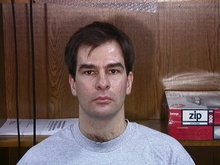
%> input picture TCVNAM/01.jpg, 220 x 165 px, shrunk from 640 x 480 before the run
$ octave TCVNAM_symmetry.m   (GNU Octave 9; MATLAB toolbox functions it lacks are replaced by stand-ins)
%> lines starting %> are read from the running program, lines starting %| are printed output that depends on the picture
clear all ;
close all ;
% 采用分治策略设计网络

% number of patterns to be remembered
m = 4 ;

% read and reshape the image to vector
Im = {
    rgb2gray(imread('01.jpg')), ...
    rgb2gray(imread('02.jpg')), ...
    rgb2gray(imread('03.jpg')), ...
    rgb2gray(imread('04.jpg')), ...
};
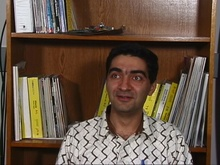
%> input picture TCVNAM/02.jpg, 220 x 165 px, shrunk from 640 x 480 before the run
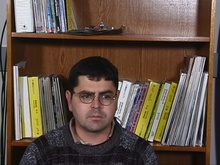
%> input picture TCVNAM/03.jpg, 220 x 165 px, shrunk from 640 x 480 before the run
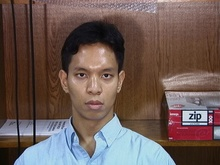
%> input picture TCVNAM/04.jpg, 220 x 165 px, shrunk from 640 x 480 before the run
%> Im = 4 items

[image_height, image_width] = size(Im{1});
%> image_height = 165; image_width = 220

% width and height of single unit image ;
unit_width = 40 ;
unit_height = 40 ;

% iterations
iter_row = image_height/unit_height ;
%> iter_row = 4.12
iter_column = image_width/unit_width ;
%> iter_column = 5.5

% Initialize cell matrix A U S V T;
A = cell(iter_row, iter_column) ;
%> A = 20 items
U = cell(iter_row, iter_column) ;
%> U = 20 items
S = cell(iter_row, iter_column) ;
%> S = 20 items
V = cell(iter_row, iter_column) ;
%> V = 20 items
T = cell(iter_row, iter_column) ; % Triagular Matrix ;
%> T = 20 items
W = cell(iter_row, iter_column) ;
%> W = 20 items
H = cell(iter_row, iter_column);
%> H = 20 items

alpha = 10 ;
gamma = 0.25 ;
phi0 = 2 * pi / 256 ;
z_half = exp(1i * phi0/2 );

%> (the run ends here)
